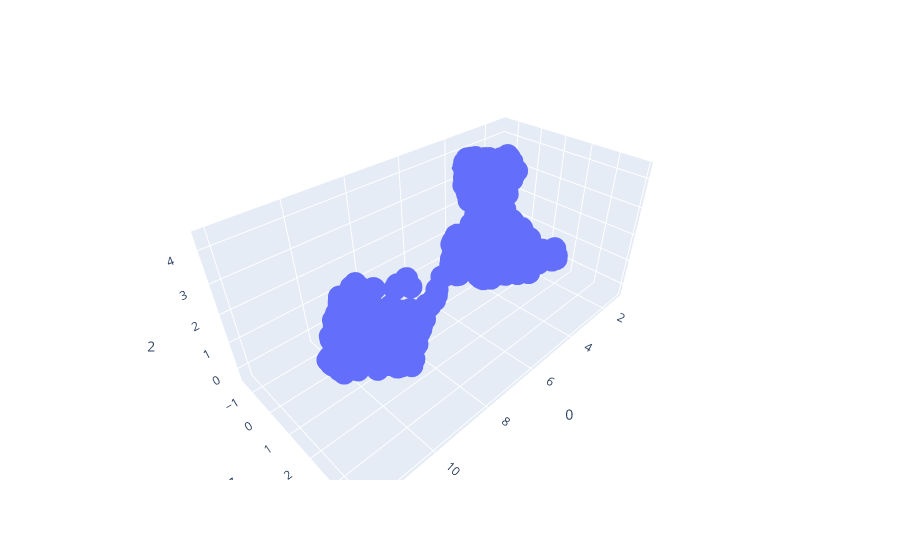

The code cell stored with this chart in its notebook:
### Markdown cell above
Maybe instead of a traditional MLP classifier a contrastive classifier with text embeddings of label classes as priors would work well?
Let's see how the text embeddings for 1000 imagenet classes. We'll collect the embeddings then reduce the dimensions and plot them in 3D space. Hopefully, each embedding will land somewhere distinct and similar classes will embed close to each other.

**Result:** If you zoom into a section of the cluster and hover over some data, it's pretty clear that the text embeddings are logical - similar objects produce similar embeddings and therefore end up in similar locations in space.

### Code cell
import requests
from PIL import Image
from transformers import AutoProcessor, OwlViTForObjectDetection
import notebook_helper 
import torch 
import plotly.express as px
with open("assets/imagenet_classes.txt") as f:
    # Imagenet has a heirarchy of subclasses that's comma separated, main class is first thing before comma
    labels = [label.split(",")[0] for label in f.read().split("\n")]

processor = AutoProcessor.from_pretrained("google/owlvit-base-patch32")
model = OwlViTForObjectDetection.from_pretrained("google/owlvit-base-patch32")

# dummy input
image = Image.new('RGB', (224,224))
inputs = processor(text=[labels], images=image, return_tensors="pt")
with torch.no_grad():
    output = model(**inputs).text_embeds.squeeze(0).numpy()

reduced = notebook_helper.get_reduced(output, 3)
fig = notebook_helper.make_plot_3d(reduced, hover_labels=labels)
display(fig)

### Figure 1 — Plotly figure (JSON) as saved in the notebook; plotly's stock layout.template omitted (floating-point values rounded to 4 significant figures; data arrays with more than 128 entries replaced by an {"elided": "..."} marker saying what was removed)
{"data": [{"hovertemplate": "<b>%{hovertext}</b><br><br>0=%{x}<br>1=%{y}<br>2=%{z}<extra></extra>", "hovertext": {"elided": "1000 str values"}, "legendgroup": "", "marker": {"color": "#636efa", "size": 8, "symbol": "circle"}, "mode": "markers", "name": "", "scene": "scene", "showlegend": false, "type": "scatter3d", "x": {"elided": "1000 float values"}, "y": {"elided": "1000 float values"}, "z": {"elided": "1000 float values"}}], "layout": {"legend": {"tracegroupgap": 0}, "margin": {"t": 60}, "scene": {"domain": {"x": [0, 1], "y": [0, 1]}, "xaxis": {"title": {"text": "0"}}, "yaxis": {"title": {"text": "1"}}, "zaxis": {"title": {"text": "2"}}}}}
